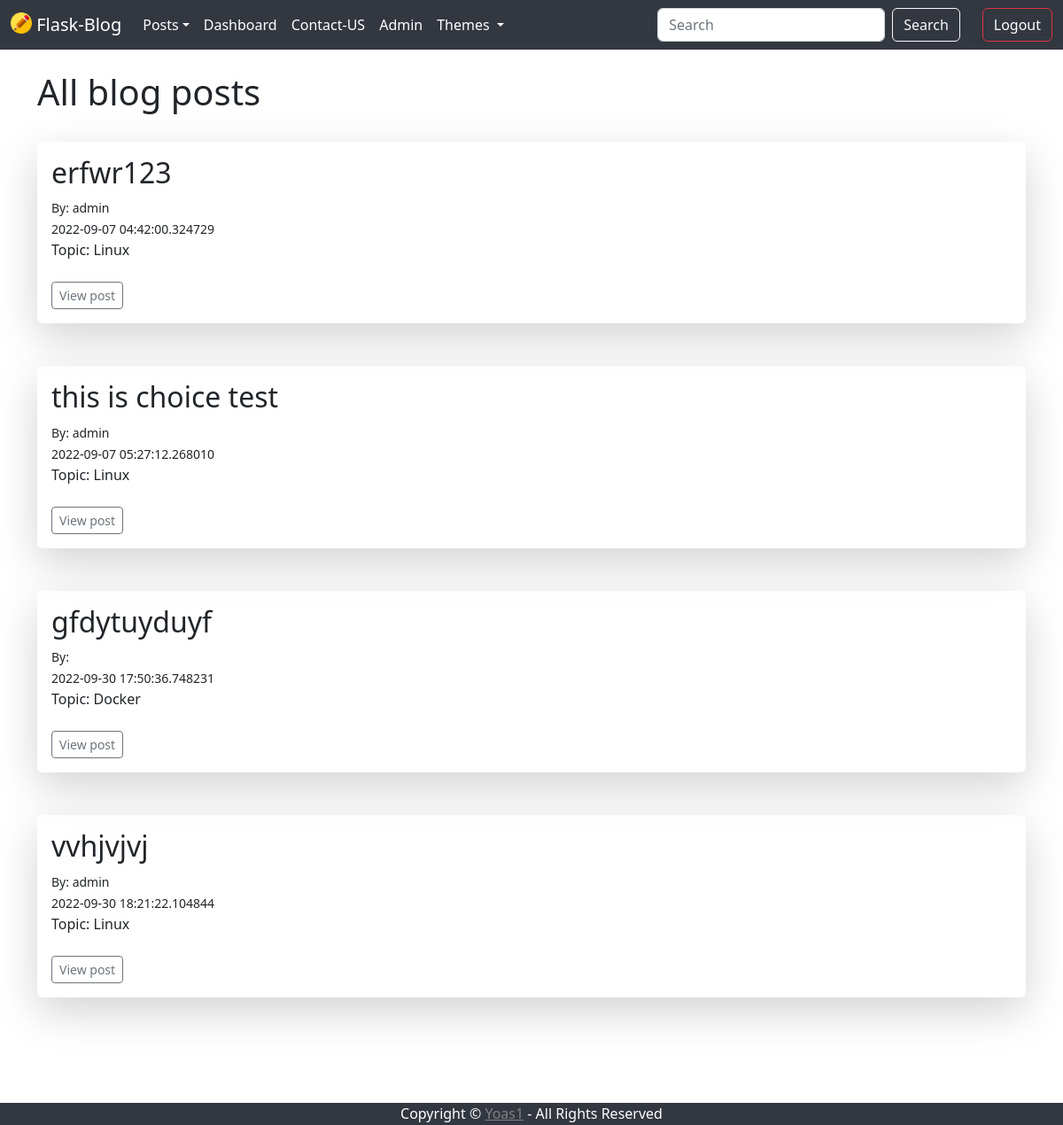
The app's page /posts (signed in), older data.
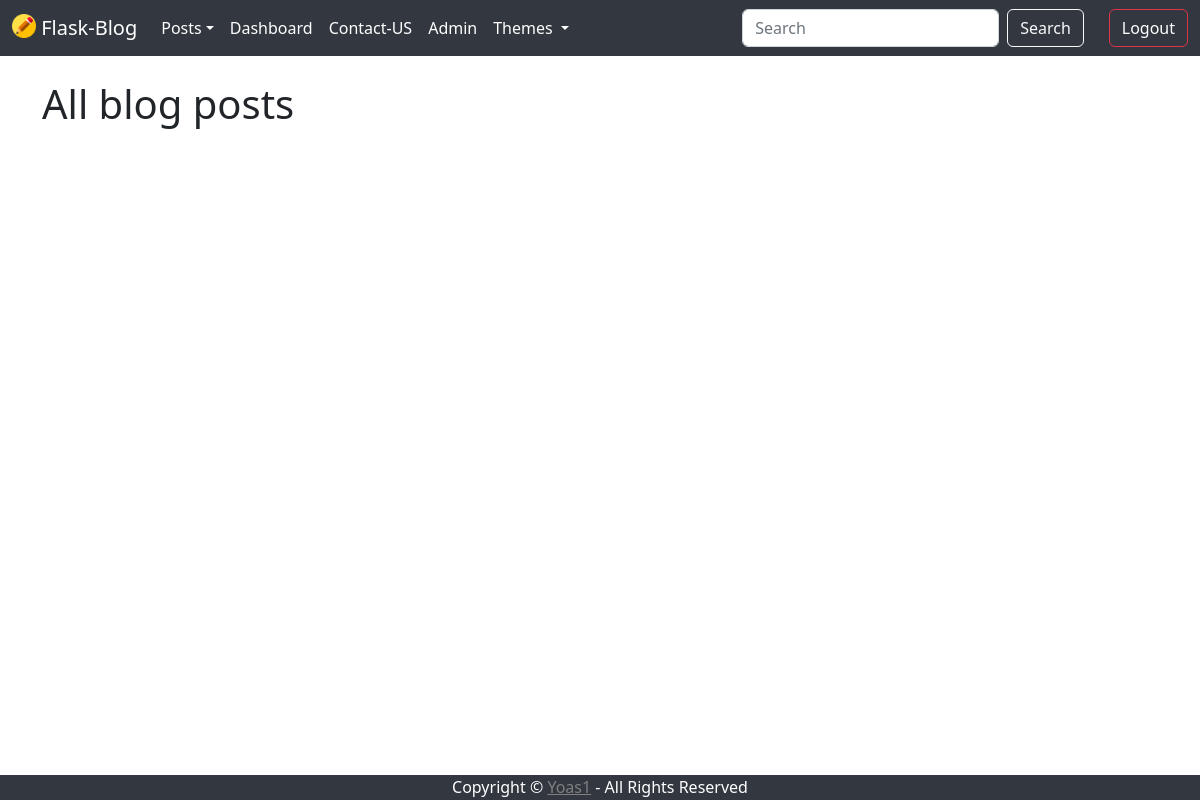
The same page, newer data.
### app.py (models this page shows, shortened)
class Posts(db.Model):
    id = db.Column(db.Integer, primary_key=True)
    title = db.Column(db.String(255))
    content = db.Column(db.Text)
    date_posted = db.Column(db.DateTime, default=datetime.utcnow)
    slug = db.Column(db.String(255))
    post_auth_id = db.Column(db.Integer, db.ForeignKey('users.id'))

class Users(db.Model, UserMixin):
    id = db.Column(db.Integer, primary_key=True)
    username = db.Column(db.String(30), nullable=False, unique=True)
    name = db.Column(db.String(100), nullable=False)
    email = db.Column(db.String(100), nullable=False, unique=True)
    pet_name = db.Column(db.String(100))
    date_added = db.Column(db.DateTime, default=datetime.utcnow)
    profile_pic = db.Column(db.String(), nullable=True)
    password_hash = db.Column(db.String(128))
    posts = db.relationship('Posts', backref='post_auth')
    @property
    def passwrod(self):
        raise AttributeError('Password is not a readable attribute')

### app.py (the view)
@app.route('/posts')
@login_required
def posts():
    posts = Posts.query
    posts = posts.filter(or_(Posts.slug.like('Linux'), Posts.slug.like('Docker'), Posts.slug.like('Jenkins'),
                         Posts.slug.like('Git'), Posts.slug.like('Rancher'), Posts.slug.like('Kubernetes'),
                          Posts.slug.like('Raspberry-pi'), Posts.slug.like('Arduino')))
    posts = posts.order_by(Posts.date_posted).all()
    return render_template('posts.html', posts=posts)

### forms.py
class SearchForm(FlaskForm):
    searched = StringField('Searched')
    submit = SubmitField('Submit')

### app.py (called while the page is built)
@login_manager.user_loader
def load_user(user_id):
    return Users.query.get(int(user_id))

@app.context_processor
def base():
    form = SearchForm()
    return dict(form=form)

### templates/posts.html (shortened to what this page needs)
<!DOCTYPE html>
<html>
  <head>
  </head>
  {% extends 'base.html' %}
  {% block content %}
 <body>
    <h1>All blog posts</h1><br>
    {% for post in posts %}
        <div class="shadow-lg p-3 mb-5 rounded">
        <h2>{{ post.title }}</h2>
        <small>
        By: {{ post.post_auth.username }}<br>
        {{ post.date_posted }}<br>
        </small>
        Topic: {{ post.slug }}<br><br>
        <a href="{{ url_for('post', id=post.id) }}" class="btn btn-outline-secondary btn-sm">View post</a>
        <br>
        </div>
    {% endfor %}
</body>
{% endblock %}

### templates/base.html (shortened to what this page needs)
<!DOCTYPE html>
<html>
  <head>
    <link href="https://cdn.jsdelivr.net/npm/bootstrap@5.2.0/dist/css/bootstrap.min.css" rel="stylesheet">
    {% if request.cookies.get("theme") %}
    <link rel="stylesheet" href="/static/css/{{ request.cookies.get('theme') }}.css">
    {% else %}
    <link rel="stylesheet" href="/static/css/light.css">
    {% endif %}
  </head>
  <body>
{% include 'navbar.html' %}
<br>
<div class="container">
  {% block content %}
  {% endblock %}
  <br><br><br><br>
  {% include 'navbar-bottom.html' %}
</div>
</body>
</html>

### templates/navbar.html (shortened to what this page needs)
<nav class="navbar sticky-top navbar-expand-lg" style="background-color: #323740; color: white;">
  <div class="container-fluid">
    <a class="navbar-brand" style="color: white;" href="{{ url_for('index') }}">
      <img src="{{ url_for('static', filename='imgs/logo.png') }}" alt="" width="24" height="24" class="d-inline-block align-text-top">
      Flask-Blog
    </a>
    <div class="collapse navbar-collapse" id="navbarSupportedContent">
      <ul class="navbar-nav me-auto mb-2 mb-lg-0">
        {% if current_user.is_authenticated %}
        <li class="nav-item dropdown">
          <a class="nav-link dropdown-toggle" style="color: white;" href="#" role="button" data-bs-toggle="dropdown" aria-expanded="false">Posts</a>
        </li>
        <li class="nav-item">
          <a class="nav-link active" style="color: white;" aria-current="page" href="{{ url_for('dashboard') }}">Dashboard</a>
        </li>
        <li class="nav-item">
          <a class="nav-link active" style="color: white;" aria-current="page" href="{{ url_for('connect_us') }}">Contact-US</a>
        </li>
        {% if current_user.pet_name == "admin" %}
        <li class="nav-item">
          <a class="nav-link active" style="color: white;" aria-current="page" href="{{ url_for('admin') }}">Admin</a>
        </li>
        {% endif %}
        {% endif %}
        <li class="nav-item dropdown">
          <a class="nav-link dropdown-toggle" style="color: white;" href="#" role="button" data-bs-toggle="dropdown" aria-expanded="false">
            Themes
          </a>
        </li>
      </ul>
      {% if current_user.is_authenticated %}
      <form method="POST" action="{{url_for('search')}}" class="d-flex" role="search">
        <input class="form-control me-2" type="search" placeholder="Search" aria-label="Search", name="searched">
        <button class="btn text-nowrap btn-outline-light" type="submit">Search</button>
      </form>
        <a class="btn text-nowrap btn-outline-danger" style="color: white;" aria-current="page" href="{{ url_for('logout') }}">Logout</a>
      {% endif %}
    </div>
  </div>
</nav>

### templates/navbar-bottom.html (shortened to what this page needs)
  <nav class="fixed-bottom" style="background-color: #323740; color: white; height: 25px;">
    <div class="container-fluid-nav text-center">
       Copyright © <a href="https://github.com/Yoas1" class="af">Yoas1</a> - All Rights Reserved
     </div>
     </nav>

### templates/navbar-bottom.html (style rules this page uses)
.af:link { color: gray; background-color: transparent; text-decoration: underline; }

Row changes from the older to the newer data that the page shows:
removed Posts: title "erfwr123", post_auth.username "admin", date_posted "2022-09-07 04:42:00.324729", slug "Linux"
removed Posts: title "this is choice test", post_auth.username "admin", date_posted "2022-09-07 05:27:12.268010", slug "Linux"
removed Posts: title "gfdytuyduyf", date_posted "2022-09-30 17:50:36.748231", slug "Docker"
removed Posts: title "vvhjvjvj", post_auth.username "admin", date_posted "2022-09-30 18:21:22.104844", slug "Linux"
